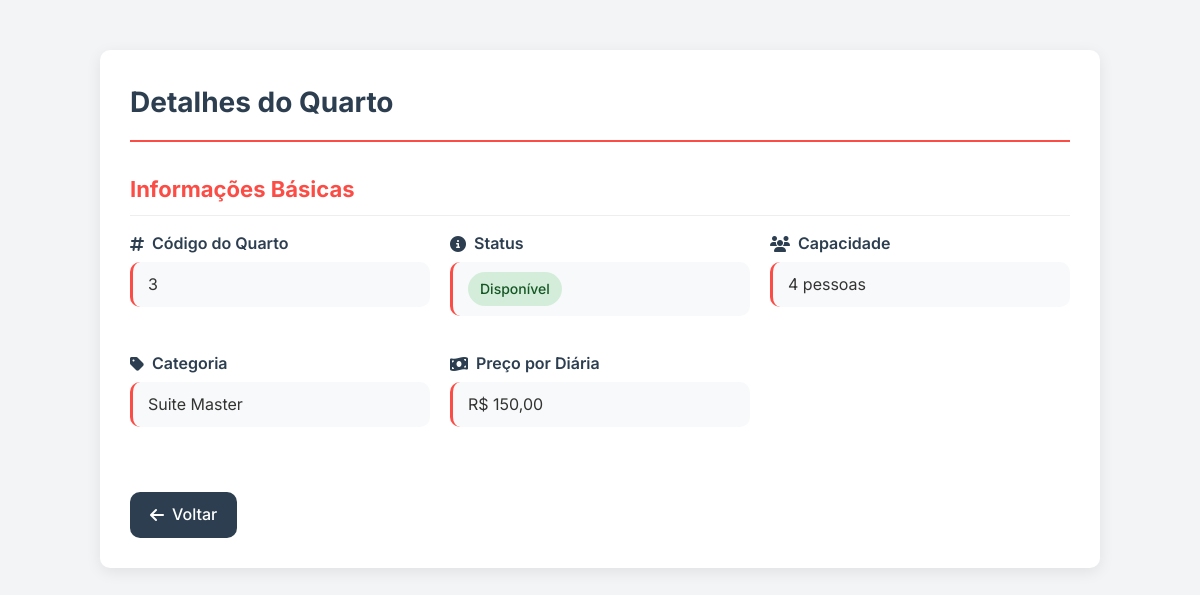
/gestor/quartos/maisdetalhes.php?id=3, run on an earlier commit of the app's database.
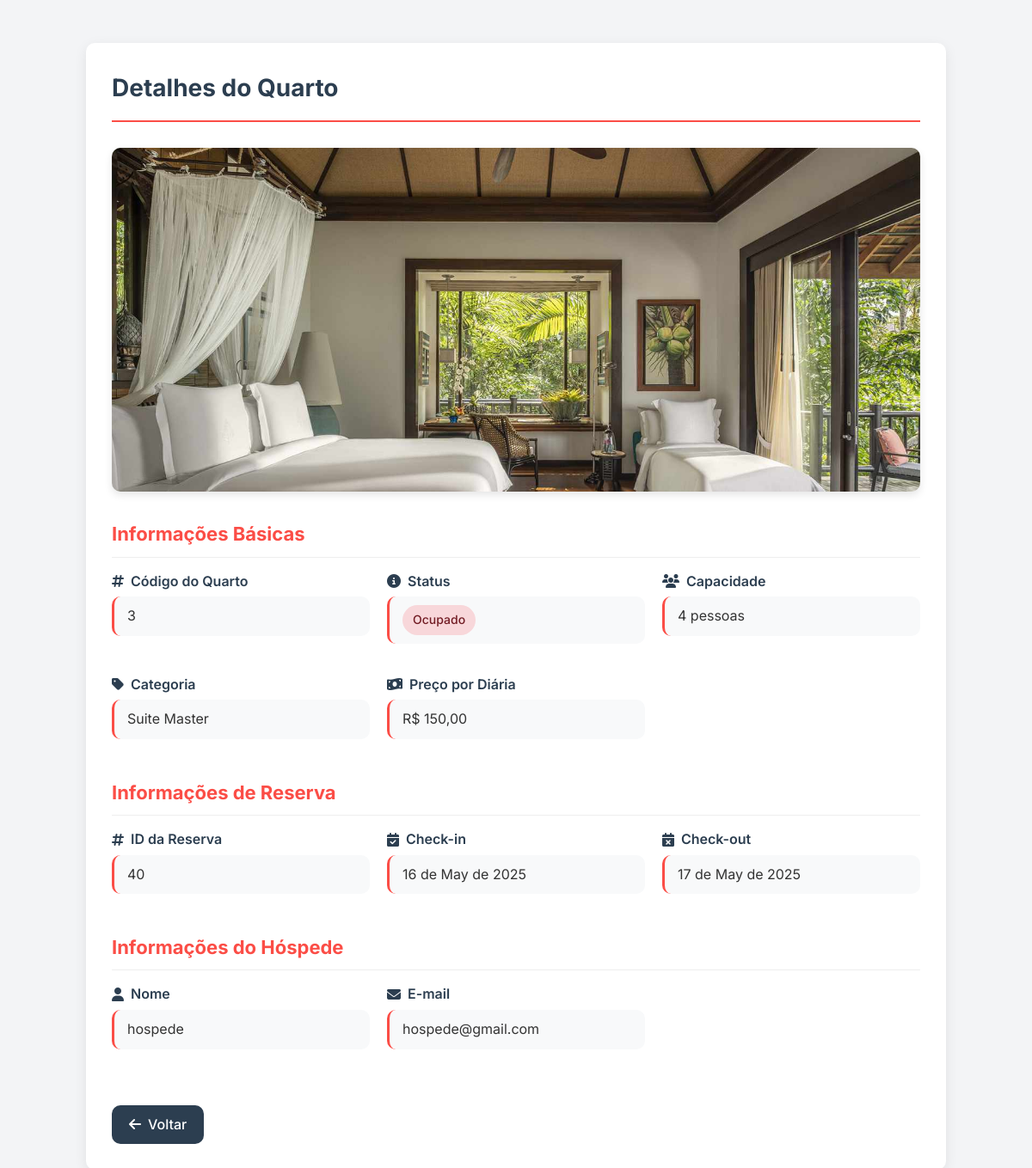
And on a later commit of the database.
### tables this page shows
CREATE TABLE `quarto` (
  `ID_Quarto` int(11) NOT NULL,
  `Status` varchar(45) DEFAULT NULL,
  `Capacidade` int(11) DEFAULT NULL,
  `Categoria_ID_Categoria` int(11) NOT NULL,
  `Foto` varchar(255) DEFAULT NULL,
  `Preco_diaria` decimal(10,2) DEFAULT NULL
);

CREATE TABLE `categoria` (
  `ID_Categoria` int(11) NOT NULL,
  `Nome` varchar(50) NOT NULL
);

CREATE TABLE `reserva` (
  `ID_Reserva` int(11) NOT NULL,
  `Checkin` date NOT NULL,
  `Checkout` date NOT NULL,
  `Quarto_ID_Quarto` int(11) NOT NULL,
  `usuarios_ID` int(11) NOT NULL,
  `solicitou_exclusao` tinyint(1) DEFAULT 0,
  `Data_Solicitacao_Exclusao` datetime DEFAULT NULL
);

CREATE TABLE `usuarios` (
  `ID` int(11) NOT NULL,
  `Nome` varchar(45) NOT NULL,
  `Email` varchar(45) NOT NULL,
  `Data_Nascimento` varchar(45) NOT NULL,
  `Telefone` varchar(45) NOT NULL,
  `Endereco` varchar(45) NOT NULL,
  `CPF` char(14) NOT NULL,
  `Perfil_ID_Perfil` int(11) NOT NULL,
  `solicitou_exclusao` varchar(45) DEFAULT NULL,
  `Senha` varchar(255) NOT NULL,
  `Data_Solicitacao_Exclusao` datetime DEFAULT current_timestamp()
);

### gestor/quartos/maisdetalhes.php (the view, shortened to what the changed rows need)
<?php
require_once '../../config/config.php';
$query = "SELECT q.ID_Quarto, q.Status, q.Capacidade, q.Foto, q.Preco_diaria, c.Nome AS Categoria,
                 r.ID_Reserva, r.checkin, r.checkout, u.Nome AS Usuario_Nome, u.Email AS Usuario_Email
          FROM quarto q
          JOIN categoria c ON q.Categoria_ID_Categoria = c.ID_Categoria
          LEFT JOIN reserva r ON r.Quarto_ID_Quarto = q.ID_Quarto
          LEFT JOIN usuarios u ON r.usuarios_ID = u.ID
          WHERE q.ID_Quarto = :id_quarto";
$stmt = $pdo->prepare($query);
$stmt->bindParam(':id_quarto', $_GET['id']);
$stmt->execute();
$row = $stmt->fetch(PDO::FETCH_ASSOC);
?>
<!DOCTYPE html>
<html lang="pt-br">
<head>
    <link rel="stylesheet" href="https://cdnjs.cloudflare.com/ajax/libs/font-awesome/6.5.0/css/all.min.css">
</head>
<body>
    <div class="container">
        <div class="page-header">
            <h1 class="page-title">Detalhes do Quarto</h1>
        </div>
        <?php if ($row): ?>
            <?php if(!empty($row['Foto'])): ?>
                <img src="../../uploads/<?= htmlspecialchars($row['Foto']) ?>" alt="Foto do Quarto" class="room-image">
            <?php endif; ?>
            <div class="details-section">
                <h2 class="section-title">Informações Básicas</h2>
                <div class="details-grid">
                    <div class="detail-item">
                        <div class="detail-label">
                            <i class="fas fa-hashtag"></i>
                            Código do Quarto
                        </div>
                        <div class="detail-value"><?= $row['ID_Quarto'] ?></div>
                    </div>
                    <div class="detail-item">
                        <div class="detail-label">
                            <i class="fas fa-info-circle"></i>
                            Status
                        </div>
                        <div class="detail-value">
                            <span class="status <?= ($row['ID_Reserva'] !== null) ? 'status-ocupado' : 'status-disponivel' ?>">
                                <?= ($row['ID_Reserva'] !== null) ? 'Ocupado' : 'Disponível' ?>
                            </span>
                        </div>
                    </div>
                    <div class="detail-item">
                        <div class="detail-label">
                            <i class="fas fa-users"></i>
                            Capacidade
                        </div>
                        <div class="detail-value"><?= $row['Capacidade'] ?> pessoas</div>
                    </div>
                    <div class="detail-item">
                        <div class="detail-label">
                            <i class="fas fa-tag"></i>
                            Categoria
                        </div>
                        <div class="detail-value"><?= $row['Categoria'] ?></div>
                    </div>
                    <div class="detail-item">
                        <div class="detail-label">
                            <i class="fas fa-money-bill-wave"></i>
                            Preço por Diária
                        </div>
                        <div class="detail-value">R$ <?= number_format($row['Preco_diaria'], 2, ',', '.') ?></div>
                    </div>
                </div>
            </div>
            <?php if($row['ID_Reserva'] !== null): ?>
                <div class="details-section">
                    <h2 class="section-title">Informações de Reserva</h2>
                    <div class="details-grid">
                        <div class="detail-item">
                            <div class="detail-label">
                                <i class="fas fa-hashtag"></i>
                                ID da Reserva
                            </div>
                            <div class="detail-value"><?= $row['ID_Reserva'] ?></div>
                        </div>
                        <div class="detail-item">
                            <div class="detail-label">
                                <i class="fas fa-calendar-check"></i>
                                Check-in
                            </div>
                            <div class="detail-value"><?= date('d \d\e F \d\e Y', strtotime($row['checkin'])) ?></div>
                        </div>
                        <div class="detail-item">
                            <div class="detail-label">
                                <i class="fas fa-calendar-times"></i>
                                Check-out
                            </div>
                            <div class="detail-value"><?= date('d \d\e F \d\e Y', strtotime($row['checkout'])) ?></div>
                        </div>
                    </div>
                </div>
                <div class="details-section">
                    <h2 class="section-title">Informações do Hóspede</h2>
                    <div class="details-grid">
                        <div class="detail-item">
                            <div class="detail-label">
                                <i class="fas fa-user"></i>
                                Nome
                            </div>
                            <div class="detail-value"><?= $row['Usuario_Nome'] ?></div>
                        </div>
                        <div class="detail-item">
                            <div class="detail-label">
                                <i class="fas fa-envelope"></i>
                                E-mail
                            </div>
                            <div class="detail-value"><?= $row['Usuario_Email'] ?></div>
                        </div>
                    </div>
                </div>
            <?php endif; ?>
            <a href="javascript:history.back()" class="back-btn">
                <i class="fas fa-arrow-left"></i> Voltar
            </a>
        <?php endif; ?>
    </div>
</body>
</html>

What changed in the data, as far as the page shows it:
changed quarto "Suite Master": Foto: picture added; reserva.ID_Reserva (not shown) → "40"; reserva.Checkin (not shown) → "16 de May de 2025"; reserva.Checkout (not shown) → "17 de May de 2025"; usuarios.Nome (not shown) → "hospede"; usuarios.Email (not shown) → "hospede@gmail.com"
Also different on the page:
text no longer shown: "Disponível"
text now shown: "Ocupado Informações de Reserva ID da Reserva Check-in Check-out Informações do Hóspede Nome E-mail"
